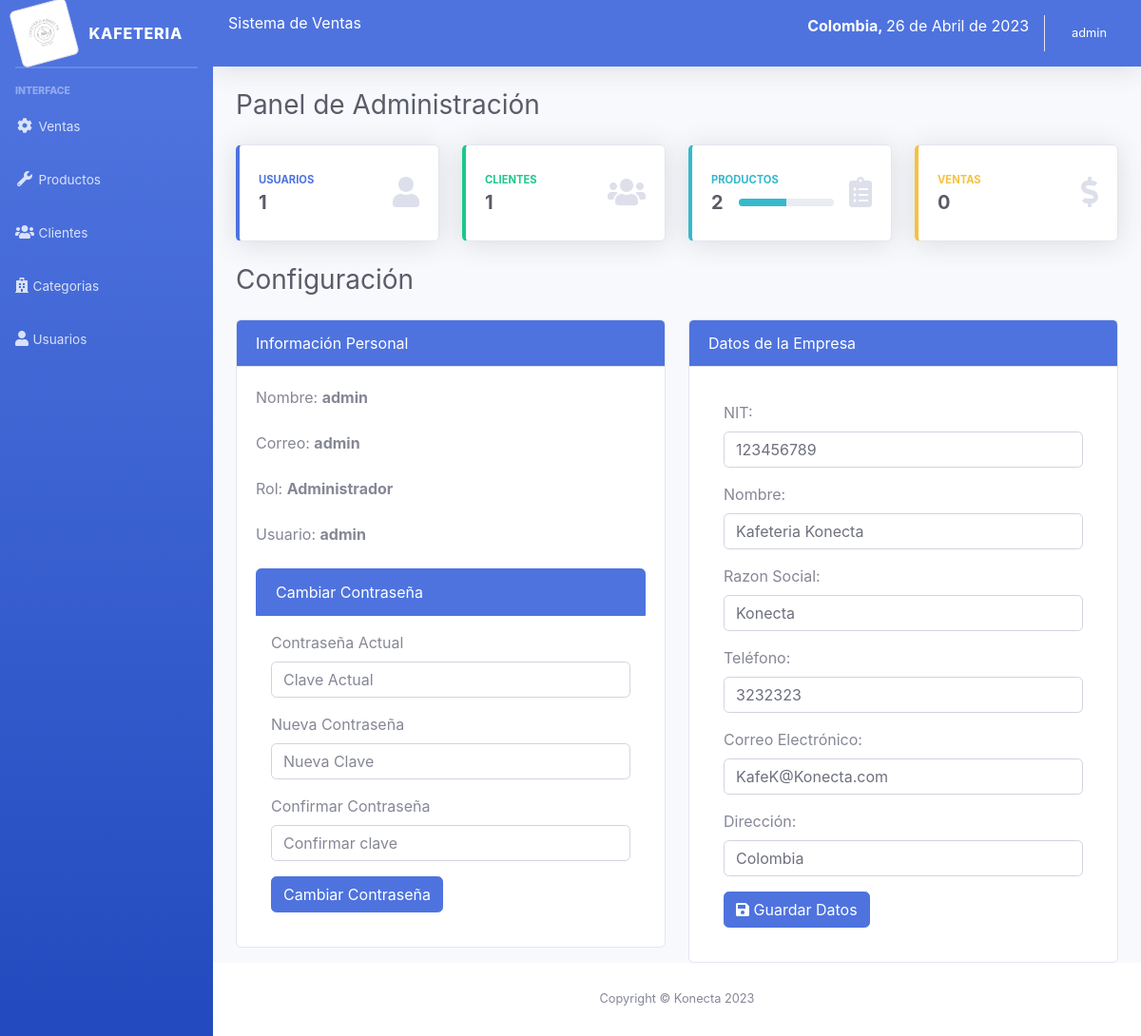
Page /sistema/ (signed in) on the committed database.
### tables this page shows
CREATE TABLE `configuracion` (
  `id` int(11) NOT NULL,
  `NIT` int(11) NOT NULL,
  `nombre` varchar(100) NOT NULL,
  `razon_social` varchar(100) NOT NULL,
  `telefono` int(11) NOT NULL,
  `email` varchar(100) NOT NULL,
  `direccion` text NOT NULL,
  `IVA` decimal(10,2) NOT NULL
);

### sistema/index.php (the view, shortened to what this page needs)
<?php include_once "includes/header.php"; ?>
<div class="container-fluid">
	<div class="d-sm-flex align-items-center justify-content-between mb-4">
		<h1 class="h3 mb-0 text-gray-800">Panel de Administración</h1>
	</div>
	<div class="row">
		<a class="col-xl-3 col-md-6 mb-4" href="lista_usuarios.php">
			<div class="card border-left-primary shadow h-100 py-2">
				<div class="card-body">
					<div class="row no-gutters align-items-center">
						<div class="col mr-2">
							<div class="text-xs font-weight-bold text-primary text-uppercase mb-1">Usuarios</div>
							<div class="h5 mb-0 font-weight-bold text-gray-800"><?php echo $data['usuarios']; ?></div>
						</div>
						<div class="col-auto">
							<i class="fas fa-user fa-2x text-gray-300"></i>
						</div>
					</div>
				</div>
			</div>
		</a>
		<a class="col-xl-3 col-md-6 mb-4" href="lista_cliente.php">
			<div class="card border-left-success shadow h-100 py-2">
				<div class="card-body">
					<div class="row no-gutters align-items-center">
						<div class="col mr-2">
							<div class="text-xs font-weight-bold text-success text-uppercase mb-1">Clientes</div>
							<div class="h5 mb-0 font-weight-bold text-gray-800"><?php echo $data['clientes']; ?></div>
						</div>
						<div class="col-auto">
							<i class="fas fa-users fa-2x text-gray-300"></i>
						</div>
					</div>
				</div>
			</div>
		</a>
		<a class="col-xl-3 col-md-6 mb-4" href="lista_productos.php">
			<div class="card border-left-info shadow h-100 py-2">
				<div class="card-body">
					<div class="row no-gutters align-items-center">
						<div class="col mr-2">
							<div class="text-xs font-weight-bold text-info text-uppercase mb-1">Productos</div>
							<div class="row no-gutters align-items-center">
								<div class="col-auto">
									<div class="h5 mb-0 mr-3 font-weight-bold text-gray-800"><?php echo $data['productos']; ?></div>
								</div>
								<div class="col">
									<div class="progress progress-sm mr-2">
										<div class="progress-bar bg-info" role="progressbar" style="width: 50%" aria-valuenow="50" aria-valuemin="0" aria-valuemax="100"></div>
									</div>
								</div>
							</div>
						</div>
						<div class="col-auto">
							<i class="fas fa-clipboard-list fa-2x text-gray-300"></i>
						</div>
					</div>
				</div>
			</div>
		</a>
		<a class="col-xl-3 col-md-6 mb-4" href="ventas.php">
			<div class="card border-left-warning shadow h-100 py-2">
				<div class="card-body">
					<div class="row no-gutters align-items-center">
						<div class="col mr-2">
							<div class="text-xs font-weight-bold text-warning text-uppercase mb-1">Ventas</div>
							<div class="h5 mb-0 font-weight-bold text-gray-800"><?php echo $data['ventas']; ?></div>
						</div>
						<div class="col-auto">
							<i class="fas fa-dollar-sign fa-2x text-gray-300"></i>
						</div>
					</div>
				</div>
			</div>
		</a>
	</div>
	<div class="d-sm-flex align-items-center justify-content-between mb-4">
		<h1 class="h3 mb-0 text-gray-800">Configuración</h1>
	</div>
	<div class="row">
		<div class="col-lg-6">
			<div class="card">
				<div class="card-header bg-primary text-white">
					Información Personal
				</div>
				<div class="card-body">
					<div class="form-group">
						<label>Nombre: <strong><?php echo $_SESSION['nombre']; ?></strong></label>
					</div>
					<div class="form-group">
						<label>Correo: <strong><?php echo $_SESSION['email']; ?></strong></label>
					</div>
					<div class="form-group">
						<label>Rol: <strong><?php echo $_SESSION['rol_name']; ?></strong></label>
					</div>
					<div class="form-group">
						<label>Usuario: <strong><?php echo $_SESSION['user']; ?></strong></label>
					</div>
					<ul class="list-group">
						<li class="list-group-item active">Cambiar Contraseña</li>
						<form action="" method=" post" name="frmChangePass" id="frmChangePass" class="p-3">
							<div class="form-group">
								<label>Contraseña Actual</label>
								<input type="password" name="actual" id="actual" placeholder="Clave Actual" required class="form-control">
							</div>
							<div class="form-group">
								<label>Nueva Contraseña</label>
								<input type="password" name="nueva" id="nueva" placeholder="Nueva Clave" required class="form-control">
							</div>
							<div class="form-group">
								<label>Confirmar Contraseña</label>
								<input type="password" name="confirmar" id="confirmar" placeholder="Confirmar clave" required class="form-control">
							</div>
							<div>
								<button type="submit" class="btn btn-primary btnChangePass">Cambiar Contraseña</button>
							</div>
						</form>
					</ul>
				</div>
			</div>
		</div>
		<?php if ($_SESSION['rol'] == 1) { ?>
			<div class="col-lg-6">
				<div class="card">
					<div class="card-header bg-primary text-white">
						Datos de la Empresa
					</div>
					<div class="card-body">
						<form action="empresa.php" method="post" id="frmEmpresa" class="p-3">
							<div class="form-group">
								<label>NIT:</label>
								<input type="number" name="txtDni" value="<?php echo $dni; ?>" id="txtDni" placeholder="Dni de la Empresa" required class="form-control">
							</div>
							<div class="form-group">
								<label>Nombre:</label>
								<input type="text" name="txtNombre" class="form-control" value="<?php echo $nombre_empresa; ?>" id="txtNombre" placeholder="Nombre de la Empresa" required class="form-control">
							</div>
							<div class="form-group">
								<label>Razon Social:</label>
								<input type="text" name="txtRSocial" class="form-control" value="<?php echo $razonSocial; ?>" id="txtRSocial" placeholder="Razon Social de la Empresa">
							</div>
							<div class="form-group">
								<label>Teléfono:</label>
								<input type="number" name="txtTelEmpresa" class="form-control" value="<?php echo $telEmpresa; ?>" id="txtTelEmpresa" placeholder="teléfono de la Empresa" required>
							</div>
							<div class="form-group">
								<label>Correo Electrónico:</label>
								<input type="email" name="txtEmailEmpresa" class="form-control" value="<?php echo $emailEmpresa; ?>" id="txtEmailEmpresa" placeholder="Correo de la Empresa" required>
							</div>
							<div class="form-group">
								<label>Dirección:</label>
								<input type="text" name="txtDirEmpresa" class="form-control" value="<?php echo $dirEmpresa; ?>" id="txtDirEmpresa" placeholder="Dirreción de la Empresa" required>
							</div>
							<div>
								<button type="submit" class="btn btn-primary btnChangePass"><i class="fas fa-save"></i> Guardar Datos</button>
							</div>
						</form>
					</div>
				</div>
			</div>
		<?php } ?>
	</div>
</div>
</div>
<?php include_once "includes/footer.php"; ?>

### rows in the picture
configuracion: txtDni "123456789", txtNombre "Kafeteria Konecta", txtRSocial "Konecta", txtTelEmpresa "3232323", txtEmailEmpresa "KafeK@Konecta.com", txtDirEmpresa "Colombia"

### other values in the picture
fecha() "26 de Abril de 2023"
$_SESSION['nombre'] "admin"
$data['usuarios'] "1"
$data['clientes'] "1"
$data['productos'] "2"
$data['ventas'] "0"
$_SESSION['email'] "admin"
$_SESSION['rol_name'] "Administrador"
$_SESSION['user'] "admin"
